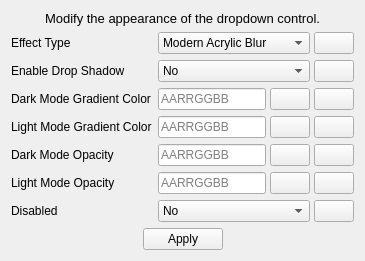
      <widget class="QWidget" name="tab_2">
       <attribute name="title">
        <string>DropDown</string>
       </attribute>
       <layout class="QVBoxLayout" name="verticalLayout_2" stretch="0,1,0">
        <item>
         <widget class="QLabel" name="description2">
          <property name="font">
           <font>
            <pointsize>10</pointsize>
           </font>
          </property>
          <property name="text">
           <string>Modify the appearance of the dropdown control.</string>
          </property>
          <property name="alignment">
           <set>Qt::AlignCenter</set>
          </property>
          <property name="wordWrap">
           <bool>true</bool>
          </property>
         </widget>
        </item>
        <item>
         <layout class="QFormLayout" name="formLayout_2">
          <item row="0" column="0">
           <widget class="QLabel" name="label_13">
            <property name="text">
             <string>Effect Type</string>
            </property>
           </widget>
          </item>
          <item row="0" column="1">
           <layout class="QHBoxLayout" name="horizontalLayout_18" stretch="1,0">
            <property name="spacing">
             <number>4</number>
            </property>
            <item>
             <widget class="QComboBox" name="effectType2">
              <property name="currentIndex">
               <number>5</number>
              </property>
              <item>
               <property name="text">
                <string>Disable</string>
               </property>
              </item>
              <item>
               <property name="text">
                <string>Transparent</string>
               </property>
              </item>
              <item>
               <property name="text">
                <string>Solid</string>
               </property>
              </item>
              <item>
               <property name="text">
                <string>Blur</string>
               </property>
              </item>
              <item>
               <property name="text">
                <string>Classic Acrylic Blur</string>
               </property>
              </item>
              <item>
               <property name="text">
                <string>Modern Acrylic Blur</string>
               </property>
              </item>
              <item>
               <property name="text">
                <string>Acrylic</string>
               </property>
              </item>
              <item>
               <property name="text">
                <string>Mica</string>
               </property>
              </item>
              <item>
               <property name="text">
                <string>Mica Alt</string>
               </property>
              </item>
             </widget>
            </item>
            <item>
             <widget class="QPushButton" name="reset_effect_type2">
              <property name="text">
               <string/>
              </property>
              <property name="icon">
               <iconset>
                <normaloff>Assets/View-refresh.svg.png</normaloff>Assets/View-refresh.svg.png</iconset>
              </property>
             </widget>
            </item>
           </layout>
          </item>
          <item row="1" column="0">
           <widget class="QLabel" name="label_14">
            <property name="text">
             <string>Enable Drop Shadow</string>
            </property>
           </widget>
          </item>
          <item row="1" column="1">
           <layout class="QHBoxLayout" name="horizontalLayout_19" stretch="1,0">
            <property name="spacing">
             <number>4</number>
            </property>
            <item>
             <widget class="QComboBox" name="enableDropShadow2">
              <item>
               <property name="text">
                <string>No</string>
               </property>
              </item>
              <item>
               <property name="text">
                <string>Yes</string>
               </property>
              </item>
             </widget>
            </item>
            <item>
             <widget class="QPushButton" name="reset_drop_shadow2">
              <property name="text">
               <string/>
              </property>
              <property name="icon">
               <iconset>
                <normaloff>Assets/View-refresh.svg.png</normaloff>Assets/View-refresh.svg.png</iconset>
              </property>
             </widget>
            </item>
           </layout>
          </item>
          <item row="2" column="0">
           <widget class="QLabel" name="label_15">
            <property name="text">
             <string>Dark Mode Gradient Color</string>
            </property>
           </widget>
          </item>
          <item row="2" column="1">
           <layout class="QHBoxLayout" name="horizontalLayout_20" stretch="1,0,0">
            <property name="spacing">
             <number>4</number>
            </property>
            <item>
             <widget class="QLineEdit" name="darkModeGradientColor2">
              <property name="toolTip">
               <string/>
              </property>
              <property name="layoutDirection">
               <enum>Qt::LeftToRight</enum>
              </property>
              <property name="placeholderText">
               <string>AARRGGBB</string>
              </property>
             </widget>
            </item>
            <item>
             <widget class="QPushButton" name="dark_mode_gradient_color_picker2">
              <property name="text">
               <string/>
              </property>
              <property name="icon">
               <iconset>
                <normaloff>Assets/2867978.png</normaloff>Assets/2867978.png</iconset>
              </property>
             </widget>
            </item>
            <item>
             <widget class="QPushButton" name="dark_mode_gradient_color2">
              <property name="text">
               <string/>
              </property>
              <property name="icon">
               <iconset>
                <normaloff>Assets/View-refresh.svg.png</normaloff>Assets/View-refresh.svg.png</iconset>
              </property>
             </widget>
            </item>
           </layout>
          </item>
          <item row="3" column="0">
           <widget class="QLabel" name="label_16">
            <property name="text">
             <string>Light Mode Gradient Color</string>
            </property>
           </widget>
          </item>
          <item row="3" column="1">
           <layout class="QHBoxLayout" name="horizontalLayout_21" stretch="1,0,0">
            <property name="spacing">
             <number>4</number>
            </property>
            <item>
             <widget class="QLineEdit" name="lightModeGradientColor2">
              <property name="toolTip">
               <string/>
              </property>
              <property name="layoutDirection">
               <enum>Qt::LeftToRight</enum>
              </property>
              <property name="placeholderText">
               <string>AARRGGBB</string>
              </property>
             </widget>
            </item>
            <item>
             <widget class="QPushButton" name="light_mode_gradient_color_picker2">
              <property name="text">
               <string/>
              </property>
              <property name="icon">
               <iconset>
                <normaloff>Assets/2867978.png</normaloff>Assets/2867978.png</iconset>
              </property>
             </widget>
            </item>
            <item>
             <widget class="QPushButton" name="light_mode_gradient_color2">
              <property name="text">
               <string/>
              </property>
              <property name="icon">
               <iconset>
                <normaloff>Assets/View-refresh.svg.png</normaloff>Assets/View-refresh.svg.png</iconset>
              </property>
             </widget>
            </item>
           </layout>
          </item>
          <item row="4" column="0">
           <widget class="QLabel" name="label_17">
            <property name="text">
             <string>Dark Mode Opacity</string>
            </property>
           </widget>
          </item>
          <item row="4" column="1">
           <layout class="QHBoxLayout" name="horizontalLayout_22" stretch="1,0,0">
            <property name="spacing">
             <number>4</number>
            </property>
            <item>
             <widget class="QLineEdit" name="darkModeOpacity2">
              <property name="toolTip">
               <string/>
              </property>
              <property name="layoutDirection">
               <enum>Qt::LeftToRight</enum>
              </property>
              <property name="placeholderText">
               <string>AARRGGBB</string>
              </property>
             </widget>
            </item>
            <item>
             <widget class="QPushButton" name="dark_mode_opacity_picker2">
              <property name="text">
               <string/>
              </property>
              <property name="icon">
               <iconset>
                <normaloff>Assets/2867978.png</normaloff>Assets/2867978.png</iconset>
              </property>
             </widget>
            </item>
            <item>
             <widget class="QPushButton" name="dark_mode_opacity2">
              <property name="text">
               <string/>
              </property>
              <property name="icon">
               <iconset>
                <normaloff>Assets/View-refresh.svg.png</normaloff>Assets/View-refresh.svg.png</iconset>
              </property>
             </widget>
            </item>
           </layout>
          </item>
          <item row="5" column="0">
           <widget class="QLabel" name="label_18">
            <property name="text">
             <string>Light Mode Opacity</string>
            </property>
           </widget>
          </item>
          <item row="5" column="1">
           <layout class="QHBoxLayout" name="horizontalLayout_23" stretch="1,0,0">
            <property name="spacing">
             <number>4</number>
            </property>
            <item>
             <widget class="QLineEdit" name="lightModeOpacity2">
              <property name="toolTip">
               <string/>
              </property>
              <property name="statusTip">
               <string/>
              </property>
              <property name="layoutDirection">
               <enum>Qt::LeftToRight</enum>
              </property>
              <property name="placeholderText">
               <string>AARRGGBB</string>
              </property>
             </widget>
            </item>
            <item>
             <widget class="QPushButton" name="light_mode_opacity_picker2">
              <property name="text">
               <string/>
              </property>
              <property name="icon">
               <iconset>
                <normaloff>Assets/2867978.png</normaloff>Assets/2867978.png</iconset>
              </property>
             </widget>
            </item>
            <item>
             <widget class="QPushButton" name="light_mode_opacity2">
              <property name="text">
               <string/>
              </property>
              <property name="icon">
               <iconset>
                <normaloff>Assets/View-refresh.svg.png</normaloff>Assets/View-refresh.svg.png</iconset>
              </property>
             </widget>
            </item>
           </layout>
          </item>
          <item row="6" column="0">
           <widget class="QLabel" name="label_19">
            <property name="text">
             <string>Disabled</string>
            </property>
           </widget>
          </item>
          <item row="6" column="1">
           <layout class="QHBoxLayout" name="horizontalLayout_24" stretch="1,0">
            <property name="spacing">
             <number>4</number>
            </property>
            <item>
             <widget class="QComboBox" name="disabledEffect2">
              <item>
               <property name="text">
                <string>No</string>
               </property>
              </item>
              <item>
               <property name="text">
                <string>Yes</string>
               </property>
              </item>
             </widget>
            </item>
            <item>
             <widget class="QPushButton" name="reset_disabled2">
              <property name="text">
               <string/>
              </property>
              <property name="icon">
               <iconset>
                <normaloff>Assets/View-refresh.svg.png</normaloff>Assets/View-refresh.svg.png</iconset>
              </property>
             </widget>
            </item>
           </layout>
          </item>
         </layout>
        </item>
        <item>
         <layout class="QHBoxLayout" name="horizontalLayout_3">
          <item>
           <spacer name="horizontalSpacer_3">
            <property name="orientation">
             <enum>Qt::Horizontal</enum>
            </property>
            <property name="sizeHint" stdset="0">
             <size>
              <width>40</width>
              <height>20</height>
             </size>
            </property>
           </spacer>
          </item>
          <item>
           <widget class="QPushButton" name="applyButton2">
            <property name="cursor">
             <cursorShape>PointingHandCursor</cursorShape>
            </property>
            <property name="text">
             <string>Apply</string>
            </property>
           </widget>
          </item>
          <item>
           <spacer name="horizontalSpacer_4">
            <property name="orientation">
             <enum>Qt::Horizontal</enum>
            </property>
            <property name="sizeHint" stdset="0">
             <size>
              <width>40</width>
              <height>20</height>
             </size>
            </property>
           </spacer>
          </item>
         </layout>
        </item>
       </layout>
      </widget>
